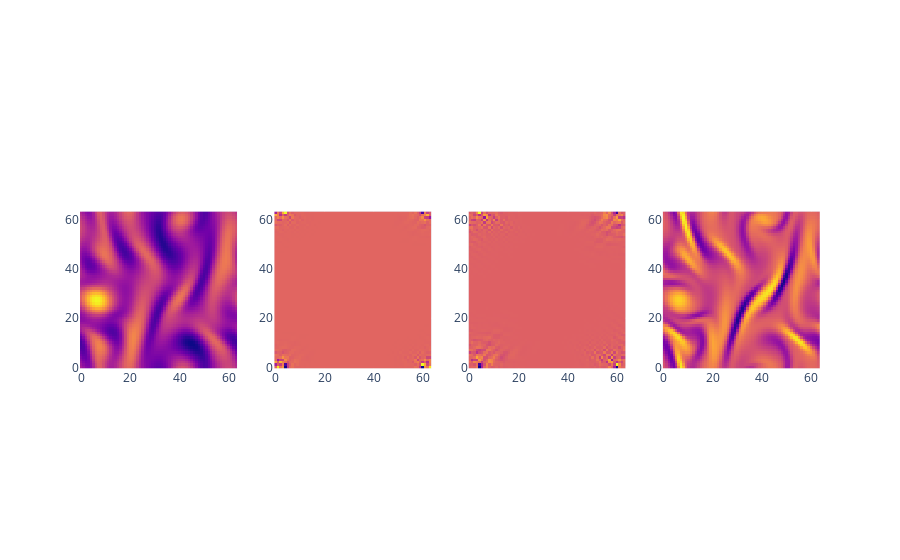

Notebook code cell kept with this figure:
### Code cell
import plotly.graph_objects as go
import plotly.subplots as subplots
rows=1
cols=4
fig = subplots.make_subplots(rows,cols)
fig.add_trace(go.Heatmap(z=x[0,...,0], showscale=False),1,1)
fig.add_trace(go.Heatmap(z=x_hat[0,...,0].real, showscale=False),1,2)
fig.add_trace(go.Heatmap(z=first_soblev[0,...,0].real, showscale=False),1,3)
fig.add_trace(go.Heatmap(z=first_soblev_inverse[0,...,0], showscale=False),1,4)
for i in range(1, rows*cols + 1):
    fig.update_xaxes(scaleanchor=f"y{i}", scaleratio=1, row=(i-1)//cols + 1, col=(i-1)%cols + 1)
    fig.update_yaxes(constrain='domain', row=(i-1)//cols + 1, col=(i-1)%cols + 1)
fig.show()

### Figure 1 — Plotly figure (JSON) as saved in the notebook; plotly's stock layout.template omitted (floating-point values rounded to 4 significant figures; data arrays with more than 128 entries replaced by an {"elided": "..."} marker saying what was removed)
{"data": [{"showscale": false, "type": "heatmap", "xaxis": "x", "yaxis": "y", "z": {"elided": "64x64 float values"}}, {"showscale": false, "type": "heatmap", "xaxis": "x2", "yaxis": "y2", "z": {"elided": "64x64 float values"}}, {"showscale": false, "type": "heatmap", "xaxis": "x3", "yaxis": "y3", "z": {"elided": "64x64 float values"}}, {"showscale": false, "type": "heatmap", "xaxis": "x4", "yaxis": "y4", "z": {"elided": "64x64 float values"}}], "layout": {"xaxis": {"anchor": "y", "domain": [0, 0.2125], "scaleanchor": "y", "scaleratio": 1}, "xaxis2": {"anchor": "y2", "domain": [0.2625, 0.475], "scaleanchor": "y2", "scaleratio": 1}, "xaxis3": {"anchor": "y3", "domain": [0.525, 0.7375], "scaleanchor": "y3", "scaleratio": 1}, "xaxis4": {"anchor": "y4", "domain": [0.7875, 1], "scaleanchor": "y4", "scaleratio": 1}, "yaxis": {"anchor": "x", "constrain": "domain", "domain": [0, 1]}, "yaxis2": {"anchor": "x2", "constrain": "domain", "domain": [0, 1]}, "yaxis3": {"anchor": "x3", "constrain": "domain", "domain": [0, 1]}, "yaxis4": {"anchor": "x4", "constrain": "domain", "domain": [0, 1]}}}
